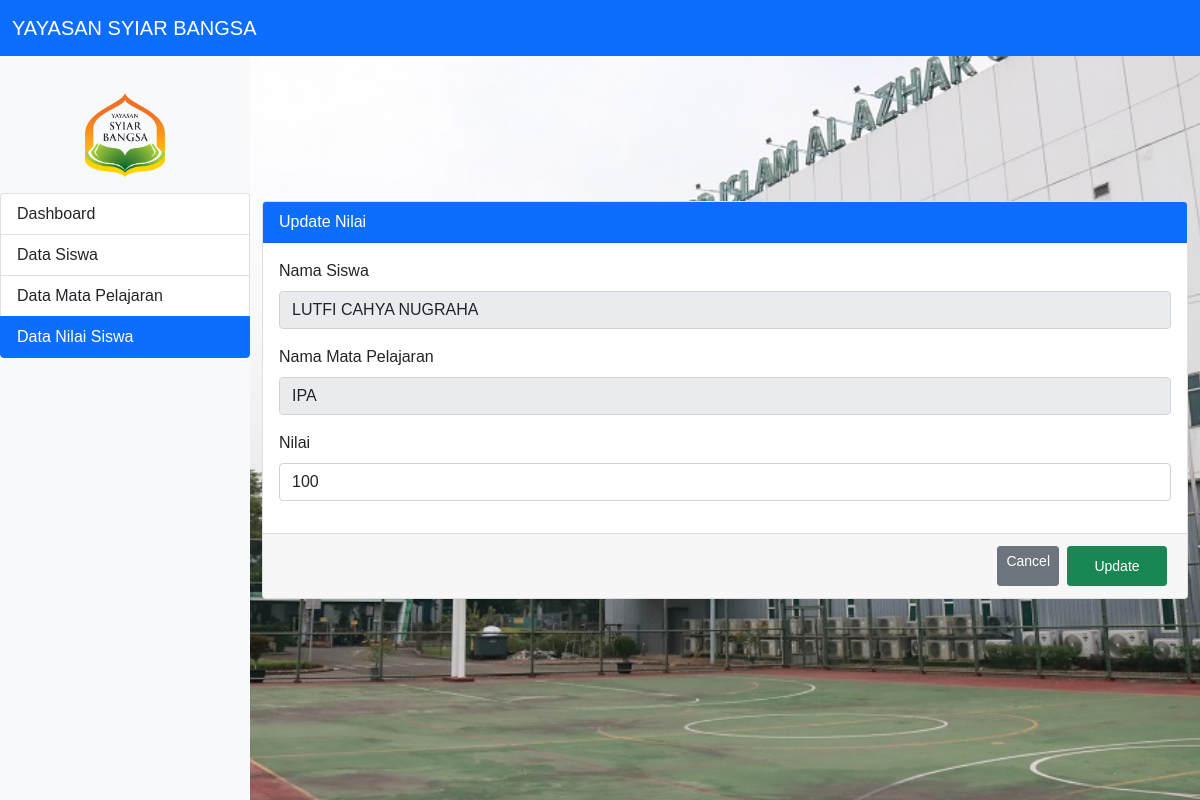
The page /view/pages/nilai/updatenilai.php?id=8 (signed in) on the database its author committed.
### tables this page shows
CREATE TABLE `nilai` (
  `id_nilai` int(11) NOT NULL,
  `id_siswa` int(11) NOT NULL,
  `id_matpel` int(11) NOT NULL,
  `nilai` varchar(3) NOT NULL,
  `created_at` timestamp NOT NULL DEFAULT CURRENT_TIMESTAMP,
  `updated_at` timestamp NOT NULL DEFAULT CURRENT_TIMESTAMP ON UPDATE CURRENT_TIMESTAMP
);

CREATE TABLE `siswa` (
  `id_siswa` int(11) NOT NULL,
  `nama` varchar(255) NOT NULL,
  `kelas` varchar(50) NOT NULL,
  `tanggal_lahir` date NOT NULL,
  `created_at` timestamp NOT NULL DEFAULT CURRENT_TIMESTAMP,
  `updated_at` timestamp NOT NULL DEFAULT CURRENT_TIMESTAMP ON UPDATE CURRENT_TIMESTAMP
);

CREATE TABLE `mata_pelajaran` (
  `id_matpel` int(11) NOT NULL,
  `nama_matpel` varchar(50) NOT NULL,
  `created_at` timestamp NOT NULL DEFAULT CURRENT_TIMESTAMP,
  `updated_at` timestamp NOT NULL DEFAULT CURRENT_TIMESTAMP ON UPDATE CURRENT_TIMESTAMP
);

### functions.php (called while the page is built, shortened)
<?php
function connectDB() {
    $host = "localhost";
    $user = "root";
    $pass = "root";
    $dbname = "mysiswa";
    $conn = new mysqli($host, $user, $pass, $dbname);
    return $conn;
}
?>

### view/pages/nilai/updatenilai.php (the view, shortened to what this page needs)
<?php
include '../../../functions.php';
class Nilai {
    private $conn;
    public function __construct() {
        $this->conn = connectDB();
    }
    public function getNilai($id_nilai) {
        $stmt = $this->conn->prepare("
            SELECT nilai.id_nilai, nilai.nilai, siswa.nama AS nama_siswa, mata_pelajaran.nama_matpel
            FROM nilai
            JOIN siswa ON nilai.id_siswa = siswa.id_siswa
            JOIN mata_pelajaran ON nilai.id_matpel = mata_pelajaran.id_matpel
            WHERE nilai.id_nilai = ?
        ");
        $stmt->bind_param("i", $id_nilai);
        $stmt->execute();
        $result = $stmt->get_result();
        return $result->fetch_assoc();
    }
}
$id_nilai = intval($_GET['id']);
$nilaiHandler = new Nilai();
$nilaiData = $nilaiHandler->getNilai($id_nilai);
?>
<!DOCTYPE html>
<html lang="en">
<head>
    <link rel="stylesheet" href="../../../assets/css/style.css">
    <link href="https://cdn.jsdelivr.net/npm/bootstrap@5.0.2/dist/css/bootstrap.min.css" rel="stylesheet">
</head>
<body>
    <nav class="navbar navbar-expand-lg navbar-dark bg-primary fixed-top">
        <div class="container-fluid">
            <a href="/view/pages/dashboard.php" class="navbar-brand">YAYASAN SYIAR BANGSA</a>
        </div>
    </nav>
    <div class="wrapper">
        <nav id="sidebar" class="bg-light sidebar">
            <div class="text-center py-3">
                <img src="../../../assets/images/favicon.png" alt="Logo" class="img-fluid" style="max-width: 80px;">
            </div>
            <div class="list-group">
                <a href="/view/pages/dashboard.php" class="list-group-item list-group-item-action">Dashboard</a>
                <a href="/view/pages/siswa/mysiswa.php" class="list-group-item list-group-item-action">Data Siswa</a>
                <a href="/view/pages/matapelajaran/mymatapelajaran.php" class="list-group-item list-group-item-action">Data Mata Pelajaran</a>
                <a href="/view/pages/nilai/mynilai.php" class="list-group-item list-group-item-action active">Data Nilai Siswa</a>
            </div>
        </nav>
        <div id="content">
            <div class="overlay"></div>
            <div class="container">
                <div class="row">
                    <div class="col-12 col-xl-12 mb-4 mb-lg-0">
                        <div class="card">
                            <div class="card-header bg-primary text-white">Update Nilai</div>
                            <form method="POST">
                                <div class="card-body">
                                    <div class="mb-3">
                                        <label class="form-label">Nama Siswa</label>
                                        <input type="text" class="form-control" value="<?= htmlspecialchars($nilaiData['nama_siswa']) ?>" disabled>
                                    </div>
                                    <div class="mb-3">
                                        <label class="form-label">Nama Mata Pelajaran</label>
                                        <input type="text" class="form-control" value="<?= htmlspecialchars($nilaiData['nama_matpel']) ?>" disabled>
                                    </div>
                                    <div class="mb-3">
                                        <label class="form-label">Nilai</label>
                                        <input type="number" name="nilai" class="form-control" required min="0" max="100" value="<?= htmlspecialchars($nilaiData['nilai']) ?>">
                                    </div>
                                </div>
                                <div class="card-footer d-flex justify-content-end">
                                    <a href="mynilai.php" class="btn btn-secondary btn-sm m-1">Cancel</a>
                                    <button type="submit" class="btn btn-success btn-sm m-1" style="width: 100px;">Update</button>
                                </div>
                            </form>
                        </div>
                    </div>
                </div>
            </div>
        </div>
    </div>
</body>
</html>

### assets/css/style.css (style rules this page uses)
* { margin: 0; padding: 0; box-sizing: border-box; font-family: 'poppins', sans-serif; }
button { width: 100%; height: 40px; background: white; font-size: 1em; cursor: pointer; font-weight: 500; border-radius: 40px; }
.wrapper { display: flex; height: 100vh; width: 100%; }
#sidebar { width: 250px; top: 56px; height: 100vh; background: rgba(0, 0, 0, 0.8); color: white; padding-top: 20px; position: fixed; }
#content { margin-left: 250px; flex-grow: 1; display: flex; justify-content: center; align-items: center; position: relative; background: url('../images/background.png') no-repeat center center/cover; height: 100vh; }
#content .overlay { position: absolute; width: 100%; height: 100%; }
.container { position: relative; z-index: 1; }

### rows shown on the page
nilai: id_siswa.nama "LUTFI CAHYA NUGRAHA", id_matpel.nama_matpel "IPA", nilai "100"
